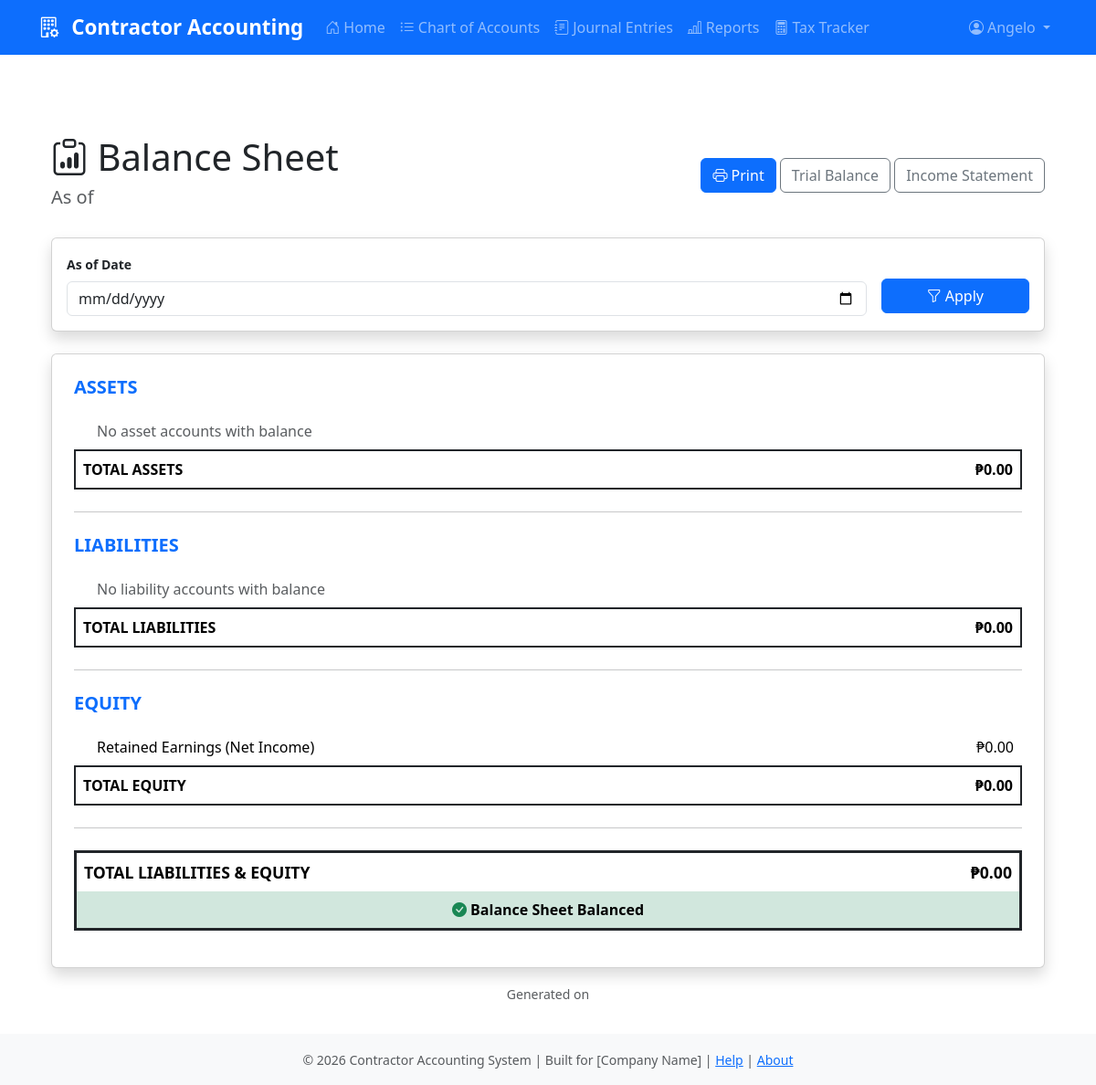
The app's page /ledger/reports/balance-sheet/ (signed in), older data.
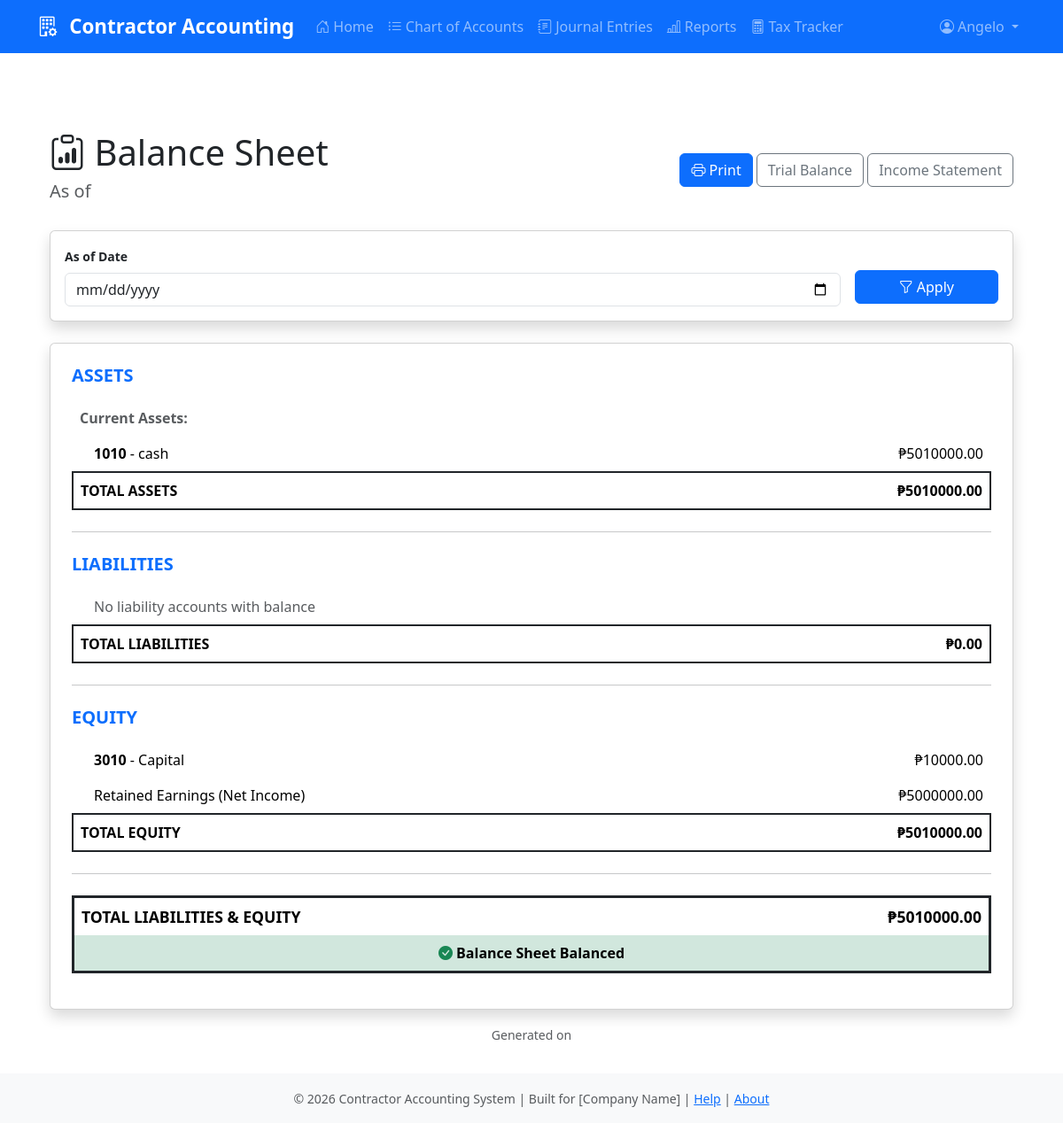
The same page, newer data.
### ledger/models.py (models this page shows, shortened)
class Account(models.Model):
    ACCOUNT_TYPES = [
        ('ASSET', 'Asset'),
        ('LIABILITY', 'Liability'),
        ('EQUITY', 'Equity'),
        ('REVENUE', 'Revenue'),
        ('EXPENSE', 'Expense'),
    ]
    code = models.CharField(max_length=20, unique=True,
                            help_text="Account code (e.g., 1010, 5010)")
    name = models.CharField(max_length=200, help_text="Account name")
    account_type = models.CharField(max_length=20, choices=ACCOUNT_TYPES)
    parent = models.ForeignKey(
        'self',
        on_delete=models.SET_NULL,
        null=True,
        blank=True,
        related_name='children',
        help_text="Parent account for hierarchical chart of accounts"
    )
    is_active = models.BooleanField(default=True)
    description = models.TextField(blank=True)
    created_at = models.DateTimeField(auto_now_add=True)
    updated_at = models.DateTimeField(auto_now=True)
    class Meta:
        ordering = ['code']
        verbose_name = "Account"
        verbose_name_plural = "Chart of Accounts"

### ledger/views.py (the view, shortened to what this page needs)
# urls.py: path('reports/balance-sheet/', views.report_balance_sheet,
@login_required(login_url='login')
def report_balance_sheet(request):
    from django.db.models import Sum
    from decimal import Decimal
    filter_form = ReportFilterForm(request.GET)
    date_to = None
    if filter_form.is_valid():
        date_to = filter_form.cleaned_data.get('date_to')
    lines = JournalLine.objects.filter(journal__status='POSTED')
    if date_to:
        lines = lines.filter(journal__transaction_date__lte=date_to)
    asset_accounts = Account.objects.filter(
        account_type='ASSET', is_active=True).order_by('code')
    asset_data = []
    total_assets = Decimal('0.00')
    for account in asset_accounts:
        account_lines = lines.filter(account=account)
        debits = account_lines.aggregate(Sum('debit_amount'))[
            'debit_amount__sum'] or Decimal('0.00')
        credits = account_lines.aggregate(Sum('credit_amount'))[
            'credit_amount__sum'] or Decimal('0.00')
        balance = debits - credits
        if balance != 0:
            asset_data.append({
                'account': account,
                'balance': balance,
            })
            total_assets += balance
    liability_accounts = Account.objects.filter(
        account_type='LIABILITY', is_active=True).order_by('code')
    liability_data = []
    total_liabilities = Decimal('0.00')
    equity_accounts = Account.objects.filter(
        account_type='EQUITY', is_active=True).order_by('code')
    equity_data = []
    total_equity = Decimal('0.00')
    for account in equity_accounts:
        account_lines = lines.filter(account=account)
        credits = account_lines.aggregate(Sum('credit_amount'))[
            'credit_amount__sum'] or Decimal('0.00')
        debits = account_lines.aggregate(Sum('debit_amount'))[
            'debit_amount__sum'] or Decimal('0.00')
        balance = credits - debits
        if balance != 0:
            equity_data.append({
                'account': account,
                'balance': balance,
            })
            total_equity += balance
    revenue_lines = lines.filter(account__account_type='REVENUE')
    expense_lines = lines.filter(account__account_type='EXPENSE')
    total_revenue = (revenue_lines.aggregate(Sum('credit_amount'))['credit_amount__sum'] or Decimal('0.00')) - \
        (revenue_lines.aggregate(Sum('debit_amount'))
         ['debit_amount__sum'] or Decimal('0.00'))
    total_expenses = (expense_lines.aggregate(Sum('debit_amount'))['debit_amount__sum'] or Decimal('0.00')) - \
        (expense_lines.aggregate(Sum('credit_amount'))
         ['credit_amount__sum'] or Decimal('0.00'))
    retained_earnings = total_revenue - total_expenses
    total_equity += retained_earnings
    total_liabilities_equity = total_liabilities + total_equity
    is_balanced = abs(
        total_assets - total_liabilities_equity) < Decimal('0.01')
    context = {
        'filter_form': filter_form,
        'asset_data': asset_data,
        'liability_data': liability_data,
        'equity_data': equity_data,
        'retained_earnings': retained_earnings,
        'total_assets': total_assets,
        'total_liabilities': total_liabilities,
        'total_equity': total_equity,
        'total_liabilities_equity': total_liabilities_equity,
        'is_balanced': is_balanced,
        'date_to': date_to,
        'report_title': 'Balance Sheet',
    }
    return render(request, 'ledger/report_balance_sheet.html', context)

### ledger/forms.py
class ReportFilterForm(forms.Form):
    date_from = forms.DateField(
        required=False,
        label='From Date',
        widget=forms.DateInput(attrs={
            'class': 'form-control',
            'type': 'date'
        })
    )
    date_to = forms.DateField(
        required=False,
        label='To Date',
        widget=forms.DateInput(attrs={
            'class': 'form-control',
            'type': 'date'
        })
    )
    account = forms.ModelChoiceField(
        required=False,
        queryset=Account.objects.filter(is_active=True).order_by('code'),
        widget=forms.Select(attrs={
            'class': 'form-select'
        }),
        label='Account (for General Ledger)',
        empty_label='Select Account'
    )

### ledger/templates/ledger/report_balance_sheet.html (shortened to what the changed rows need)
{% extends 'ledger/base.html' %}
{% block content %}
<div class="container mt-4">
    <div class="d-flex justify-content-between align-items-center mb-4">
        <div>
            <h1 class="display-6"><i class="bi bi-clipboard-data"></i> Balance Sheet</h1>
        </div>
    </div>
    <div class="card shadow">
        <div class="card-body p-4">
            <table class="table table-borderless">
                <tbody>
                    {% if asset_data %}
                        <tr>
                            <td colspan="2" class="fw-bold text-muted">Current Assets:</td>
                        </tr>
                        {% for item in asset_data %}
                            <tr>
                                <td style="width: 60%;" class="ps-4">
                                    <strong>{{ item.account.code }}</strong> - {{ item.account.name }}
                                </td>
                                <td class="text-end" style="width: 40%;">
                                    ₱{{ item.balance|floatformat:2 }}
                                </td>
                            </tr>
                        {% endfor %}
                    {% else %}
                        <tr>
                            <td colspan="2" class="text-muted ps-4">No asset accounts with balance</td>
                        </tr>
                    {% endif %}
                </tbody>
                <tfoot class="border-top border-2 border-dark">
                    <tr class="fw-bold">
                        <td>TOTAL ASSETS</td>
                        <td class="text-end">₱{{ total_assets|floatformat:2 }}</td>
                    </tr>
                </tfoot>
            </table>
            <table class="table table-borderless">
                <tbody>
                    {% for item in equity_data %}
                        <tr>
                            <td style="width: 60%;" class="ps-4">
                                <strong>{{ item.account.code }}</strong> - {{ item.account.name }}
                            </td>
                            <td class="text-end" style="width: 40%;">
                                ₱{{ item.balance|floatformat:2 }}
                            </td>
                        </tr>
                    {% endfor %}
                    <tr>
                        <td class="ps-4">Retained Earnings (Net Income)</td>
                        <td class="text-end">₱{{ retained_earnings|floatformat:2 }}</td>
                    </tr>
                </tbody>
                <tfoot class="border-top border-2 border-dark">
                    <tr class="fw-bold">
                        <td>TOTAL EQUITY</td>
                        <td class="text-end">₱{{ total_equity|floatformat:2 }}</td>
                    </tr>
                </tfoot>
            </table>
            <table class="table table-borderless">
                <tfoot class="border-top border-3 border-dark">
                    <tr class="fw-bold" style="font-size: 1.1rem;">
                        <td style="width: 60%;">TOTAL LIABILITIES & EQUITY</td>
                        <td class="text-end" style="width: 40%;">₱{{ total_liabilities_equity|floatformat:2 }}</td>
                    </tr>
                </tfoot>
            </table>
        </div>
    </div>
</div>
{% endblock %}

Row changes from the older to the newer data that the page shows:
added Account: account.code "1010", account.name "cash", balance "5010000.00", shown under "ASSETS"
added Account: account.code "3010", account.name "Capital", balance "10000.00", shown under "EQUITY"
Text that changed along with them:
{{ total_assets|floatformat:2 }}: "0.00" → "5010000.00"
{{ retained_earnings|floatformat:2 }}: "0.00" → "5000000.00"
{{ total_equity|floatformat:2 }}: "0.00" → "5010000.00"
{{ total_liabilities_equity|floatformat:2 }}: "0.00" → "5010000.00"
text no longer shown: "No asset accounts with balance"
text now shown: "Current Assets:"
